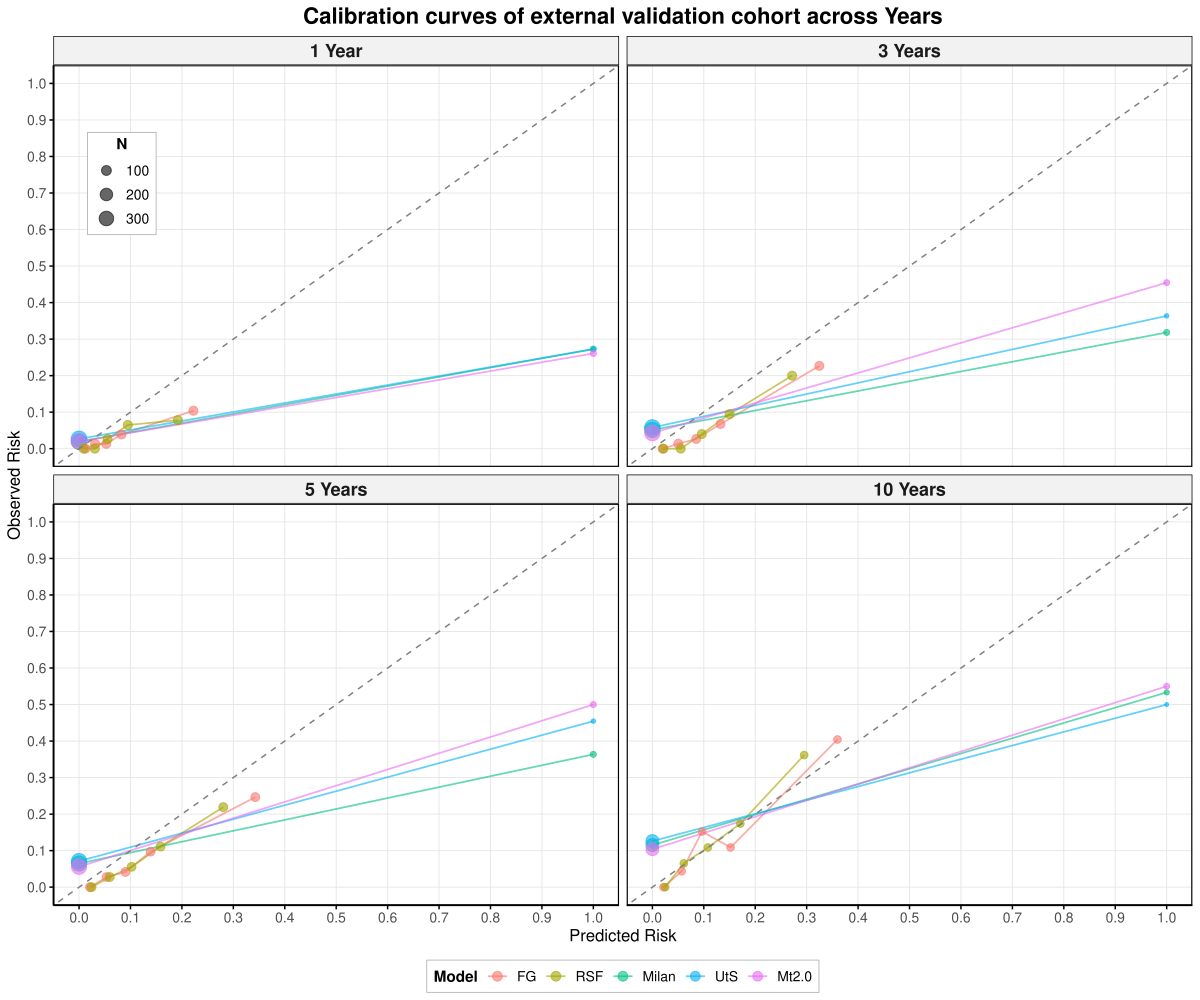

Write the R code that produced this figure.
library(timeROC)
library(fastcmprsk)
library(survival)
library(dplyr)
library(riskRegression)
library(prodlim)
library(randomForestSRC)
library(ggplot2)
library(gridExtra)
library(pec)

set.seed(20250521)

eval_times <- c(365.24, 365.24*3, 365.24*5, 365.24*10)

loaded_fg <- readRDS("FG/fitted_fg.rds")
loaded_rsf <- readRDS("RSF/fitted_rsf.rds")

factor_vars <- c('sex', 'diabetes', 'ckd_hd', # baseline 
		 'hbv', 'hcv', 'image_lc', 'ald', 'masld', 'ldlt',  # cause of liver disease
		 'pre_tx', 'tace', 'rfa', 'resection', 'rtx' # previous HCC treatment
)

#vars_to_log <- c("afp", "pivka", "tbil", "cr", "pt_inr", "crp")
# variables to be transformed log scale
vars_to_log <- c('afp', 'pivka', 'tbil', 'pt_inr', 'crp',
		 'lr_5_size_ct', 'lr_tr_v_size_whole_ct',
		 'lr_tr_v_size_enhancing_ct', 'lr_3_size_ct',
		 'lr_4_size_ct', 'lr_m_size_ct', 'lr_tr_nv_size_ct',
		 'lr_tr_e_size_ct'
)

# Test_data
test_data_fname = "../data/preprocessed_competing_risk_validation_dataset250624.csv"
test_data <- read.csv(test_data_fname)
# Several variables are transformed to log scale
vars_to_log <- intersect(vars_to_log, names(test_data))
for (var_nm in vars_to_log) {
		new_column_nm <- paste0("log_", var_nm)
		test_data[[new_column_nm]] <- log(test_data[[var_nm]]+1)
}
test_data[factor_vars] <- lapply(test_data[factor_vars], factor)
cat(sprintf("\n(%d, %d) Test data done\n", 
	    nrow(test_data), ncol(test_data)))
names(test_data)[names(test_data)=="milan"] <- c("Milan")
names(test_data)[names(test_data)=="uptoseven"] <- c("UTS")
names(test_data)[names(test_data)=="mt2.0"] <- c("Mt2")

# FGR predict test data
pred.fg <- predict(loaded_fg,
		    newdata=test_data, 
		    times=eval_times)

# RSF predict test data
pred.rsf <- predict(loaded_rsf, 
		   newdata=test_data)

# RSF interpolation for evaluation times
time_vec <- pred.rsf$time.interest
interp_cif_matrix <- matrix(NA, nrow=nrow(pred.rsf$cif), ncol=length(eval_times))
for (k in 1:nrow(pred.rsf$cif)) {
	individual_cif <- pred.rsf$cif[k, , 1]
	for (i in seq_along(eval_times)) {
		# Use approx for interpolation for the current individual
		interpolated_cif_at_time <- approx(x=time_vec, 
						   y=individual_cif, 
						   xout=eval_times[i],
						   rule=2)$y
		interp_cif_matrix[k, i] <- interpolated_cif_at_time
	}
}
colnames(interp_cif_matrix) <- paste("t", eval_times, sep="_")
interp_cif <- as.data.frame(interp_cif_matrix)

# Function to calculate calibration metrics
calculate_calibration <- function(predicted_risk, time_to_event, event_indicator, 
				  eval_time, n_groups=10) {

	# Test data
	# Test data에서 NA 값 제거
	notnull_idx <- !is.na(predicted_risk) & !is.na(time_to_event) & !is.na(event_indicator)

	if (sum(notnull_idx) == 0) {
		warning("No notnull observation found")
		return(data.frame())
	}

	# notnull sample만 사용
	predicted_risk <- predicted_risk[notnull_idx]
	time_to_event <- time_to_event[notnull_idx]
	event_indicator <- event_indicator[notnull_idx]


	# analysis sample in test data were filtered at eval_time
	analysis_mask <- rep(FALSE, length(time_to_event))
	for (j in seq_along(time_to_event)) {
		if (time_to_event[j] >= eval_time) {
			analysis_mask[j] <- TRUE
		} else {
			if (event_indicator[j]==1) {
				analysis_mask[j] <- TRUE
			} else {
				analysis_mask[j] <- FALSE
			}
		}
	}


	if (sum(analysis_mask) == 0) {
		warning(paste("No valid samples for analysis at eval_time", eval_time))
		return(data.frame())
	}
	# use only analysis_mask=TRUE at eval_time
	predicted_risk <- predicted_risk[analysis_mask]
	time_to_event <- time_to_event[analysis_mask]
	event_indicator <- event_indicator[analysis_mask]

	# re-define event status at eval_time
	event_at_eval_time <- ifelse(time_to_event < eval_time & event_indicator == 1, 1, 0)

	#cat("Test data, len(predicted_risk) =", length(predicted_risk),
	#    "len(event_at_eval_time) =", length(event_at_eval_time), "\n")
	#print(table(event_at_eval_time))

	# Check if predicted_risk is binary (for Milan, UTS, Mt2)
	unique_risks <- unique(predicted_risk)
	unique_risks <- unique_risks[!is.na(unique_risks)]
	
	if (length(unique_risks) <= 2) {
		# For binary predictors, create groups based on unique values
		risk_groups <- as.numeric(as.factor(predicted_risk))
		n_groups <- length(unique_risks)
	} else {
		# For continuous predictors, use quantile-based groups
		quantiles <- quantile(predicted_risk, probs=seq(0, 1, 1/n_groups),
				      na.rm=TRUE)
		# Check if quantiles are unique
		if (length(unique(quantiles)) < length(quantiles)) {
			# If quantiles are not unique, create groups based on unique values
			sorted_unique <- sort(unique_risks)
			if (length(sorted_unique) <= n_groups) {
				# Use all unique values as breaks
				breaks <- c(-Inf, sorted_unique[-1] - 0.001, Inf)
				risk_groups <- cut(predicted_risk, breaks=breaks, 
						   include.lowest=TRUE, labels=FALSE)
				n_groups <- length(sorted_unique)
			} else {
				# Use equally spaced breaks
				breaks <- seq(min(predicted_risk, na.rm=TRUE), 
					      max(predicted_risk, na.rm=TRUE), 
					      length.out=n_groups + 1)
				breaks[1] <- breaks[1] - 0.001  # Ensure all values are included
				risk_groups <- cut(predicted_risk, breaks=breaks, 
						   include.lowest=TRUE, labels=FALSE)
			}
		} else {
			# Normal quantile-based grouping
			risk_groups <- cut(predicted_risk, breaks=quantiles,
					   include.lowest=TRUE, labels=FALSE)
		}
	}

	# Calculate observed and expected rates for each group
	actual_n_groups <- max(risk_groups, na.rm = TRUE)
	calib_data <- data.frame(risk_group=1:actual_n_groups,
				 observed=numeric(actual_n_groups),
				 expected=numeric(actual_n_groups),
				 n_patients=numeric(actual_n_groups)
	)

	for (i in 1:actual_n_groups) {
		group_mask <- risk_groups == i & !is.na(risk_groups)
		if (sum(group_mask) == 0) next

		# Expected risk (mean predicted risk in group)
		calib_data$expected[i] <- mean(predicted_risk[group_mask], na.rm=TRUE)
		calib_data$n_patients[i] <- sum(group_mask)
		calib_data$observed[i] <- mean(event_at_eval_time[group_mask], na.rm=TRUE)

	}
	
	# Remove groups with no patients
	calib_data <- calib_data[calib_data$n_patients > 0, ]
	return(calib_data)
}


create_calibration_plots <- function() {
  model_names    <- c("Milan", "UTS", "Mt2", "FG", "RSF")
  display_names  <- c(Milan="Milan", UTS="UtS", Mt2="Mt2.0", FG="FG", RSF="RSF")
  model_order    <- c("FG", "RSF", "Milan", "UtS", "Mt2.0")
  year_labels    <- c("1 Year", "3 Years", "5 Years", "10 Years")

  # 전체 데이터 구성
  all_data <- data.frame()
  for (i in seq_along(eval_times)) {
    t_pnt <- eval_times[i]
    for (model in model_names) {
      predicted_risk <- switch(model,
        Milan = test_data$Milan,
        UTS   = test_data$UTS,
        Mt2   = test_data$Mt2,
        FG    = pred.fg[, i],
        RSF   = interp_cif[[paste("t", t_pnt, sep="_")]]
      )
      calib_data <- calculate_calibration(
        predicted_risk  = predicted_risk,
        time_to_event   = test_data$ftime,
        event_indicator = test_data$fstatus,
        eval_time       = t_pnt,
        n_groups        = ifelse(model %in% c("Milan","UTS","Mt2"), 2, 5)
      )
      calib_data$model <- display_names[model]
      calib_data$Year  <- year_labels[i]
      all_data <- rbind(all_data, calib_data)
    }
  }

  all_data$model <- factor(all_data$model, levels=model_order)
  all_data$Year  <- factor(all_data$Year,  levels=year_labels)

  ggplot(all_data, aes(x=expected, y=observed, color=model)) +
    geom_line(aes(group=model), alpha=0.6, linewidth=0.6) +
    geom_point(aes(size=n_patients), alpha=0.6) +
    geom_abline(intercept=0, slope=1, linetype="dashed",
                color="gray50", linewidth=0.5) +
    scale_x_continuous(limits=c(-0.05, 1.05), breaks=seq(0, 1, 0.1), expand=c(0, 0)) +
    scale_y_continuous(limits=c(-0.05, 1.05), breaks=seq(0, 1, 0.1), expand=c(0, 0)) +
    scale_size_continuous(range=c(1, 5), name="N") +
    facet_wrap(~Year, nrow=2, ncol=2, scales="fixed") +
    labs(
      title = "Calibration curves of external validation cohort across Years",
      x     = "Predicted Risk",
      y     = "Observed Risk",
      color = "Model"
    ) +
    guides(
      color = guide_legend(
        position       = "bottom",
        title.position = "left", title.hjust = 0.5,
        override.aes   = list(size=3), nrow=1
      ),
      size = guide_legend(
        position       = "inside",
        title.position = "top", title.hjust = 0.5,
        ncol=1
      )
    ) +
    theme_minimal() +
    theme(
      panel.background      = element_blank(),
      panel.grid.major      = element_line(color="gray90", linewidth=0.3),
      panel.grid.minor      = element_blank(),
      panel.border          = element_rect(color="black", fill=NA, linewidth=0.8),
      axis.line             = element_line(color="black", linewidth=0.5),
      axis.ticks            = element_line(color="black", linewidth=0.5),
      axis.ticks.length     = unit(0.1, "cm"),
      axis.title            = element_text(size=12),
      axis.text             = element_text(size=10),
      plot.title            = element_text(hjust=0.5, face="bold", size=16),
      strip.text            = element_text(face="bold", size=13),
      strip.background      = element_rect(fill="gray95", color="black", linewidth=0.5),
      legend.position       = "bottom",
      legend.position.inside = c(0.03, 0.92),   # N legend 왼쪽 상단
      legend.justification.inside = c(0, 1),
      legend.title          = element_text(face="bold", size=11),
      legend.text           = element_text(size=10),
      legend.background     = element_rect(fill="white", color="gray70",
                                           linewidth=0.3, linetype="solid"),
      legend.margin         = margin(3, 5, 3, 5)
    )
}

calibration_plot <- create_calibration_plots()

pdf("calibration_curves_5models.pdf", width=12, height=10)
print(calibration_plot)
dev.off()

tiff("calibration_curves_5models.tiff", width=12, height=10,
     units="in", res=300, bg="white", compression="lzw")
print(calibration_plot)
dev.off()


# Calculate calibration metrics (Brier Score, Calibration slope, C-index)
calculate_calibration_metrics <- function() {
	metrics_df <- data.frame()
	model_names <- c("Milan", "UTS", "Mt2", "FG", "RSF")

	for (i in seq_along(eval_times)) {
		t_pnt <- eval_times[i]

		for (model in model_names) {
			if (model == "Milan") {
				predicted_risk <- test_data$Milan
			} else if (model == "UTS") {
				predicted_risk <- test_data$UTS
			} else if (model == "Mt2") {
				predicted_risk <- test_data$Mt2
			} else if (model == "FG") {
				predicted_risk <- pred.fg[, i]
			} else if (model == "RSF") {
				colname_interp <- paste("t", t_pnt, sep="_")
				predicted_risk <- interp_cif[[colname_interp]]
			}

			# Calculate calibration metrics
			calib_data <- calculate_calibration(predicted_risk=predicted_risk,
							    time_to_event=test_data$ftime,
							    event_indicator=test_data$fstatus,
							    eval_time=t_pnt,
							    n_groups=ifelse(model %in% c("Milan", "UTS", "Mt2"), 2, 5)
			)

			# Calculate calibration slope (slope of observed vs expected)
			if (nrow(calib_data) > 1) {
				calib_slope <- coef(lm(observed ~ expected, data=calib_data))[2]
				calib_intercept <- coef(lm(observed ~ expected, data=calib_data))[1]
				
				# Calculate mean squared error
				mse <- mean((calib_data$observed - calib_data$expected)^2, na.rm=TRUE)
				
				# Calculate mean absolute error
				mae <- mean(abs(calib_data$observed - calib_data$expected), na.rm=TRUE)
				# Expected Calibration Error (ECE)
				total_n_patients <- sum(calib_data$n_patients)
				ece <- sum((calib_data$n_patients/total_n_patients) * abs(calib_data$observed - calib_data$expected))

			} else {
				calib_slope <- NA
				calib_intercept <- NA
				mse <- NA
				mae <- NA
				ece <- NA
			}

			# Add to metrics dataframe
			metrics_df <- rbind(metrics_df, data.frame(Model=model,
								   Time_Point=paste0(round(t_pnt/365.24, 1), " ", ifelse(round(t_pnt/365.24, 1)==1, "year", "years")),
								   Calibration_Slope=calib_slope,
								   Calibration_Intercept=calib_intercept,
								   MSE=mse,
								   MAE=mae,
								   ECE=ece
								   ))
		}
	}

	return(metrics_df)
}

# Calculate and display calibration metrics
calibration_metrics <- calculate_calibration_metrics()
print("Calibration Metrics Summary:")
print(calibration_metrics)

# Save calibration metrics to CSV
write.csv(calibration_metrics, "calibration_metrics_5models.csv", row.names = FALSE)

# Create a summary table for each time point
for (i in seq_along(eval_times)) {
	t_pnt <- eval_times[i]
	time_label <- paste0(round(t_pnt/365.24, 1), " ", 
			     ifelse(round(t_pnt/365.24, 1)==1, "year", "years"))

	cat("\n", strrep("=", 60), "\n")
	cat("Calibration Summary for Time Point:", time_label, "\n")
	cat(strrep("=", 60), "\n")

	time_metrics <- calibration_metrics[calibration_metrics$Time_Point == time_label, ]
	for (j in 1:nrow(time_metrics)) {
		cat(sprintf("%-8s: Slope=%.4f, Intercept=%.4f, MSE=%.4f, MAE=%.4f\n",
			    time_metrics$Model[j],
			    time_metrics$Calibration_Slope[j],
			    time_metrics$Calibration_Intercept[j],
			    time_metrics$MSE[j],
			    time_metrics$MAE[j])
		)
	}
}

cat("\n=== Calibration Analysis Complete ===\n")
cat("Perfect calibration: Slope=1.0, Intercept=0.0\n")
cat("Better calibration: Lower MSE and MAE values\n")
cat("Calibration plots saved as grid arrangement\n")
cat("Calibration metrics saved to 'calibration_metrics_5models.csv'\n")
